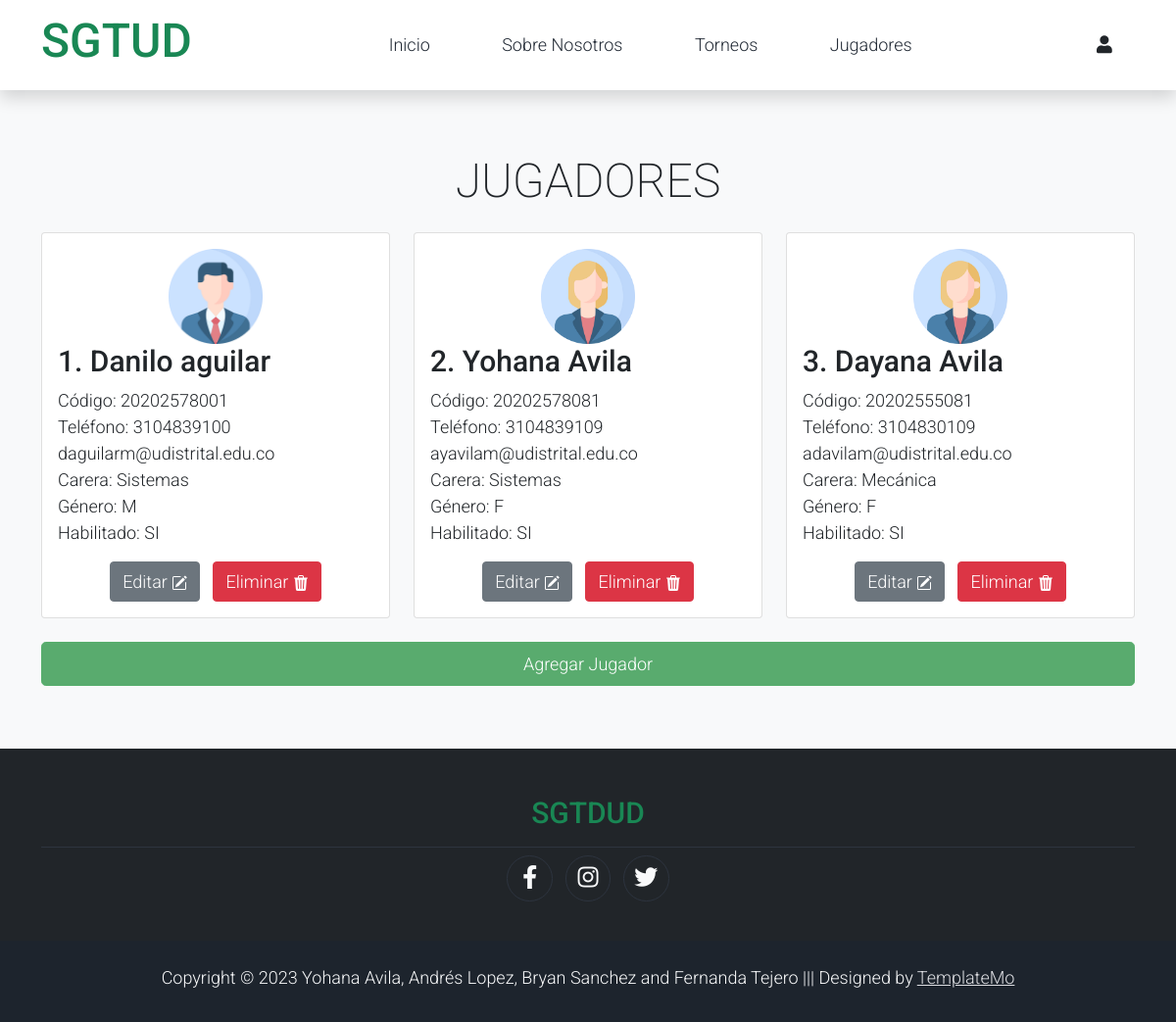
Before: /Administrador/players.php with the older database file.
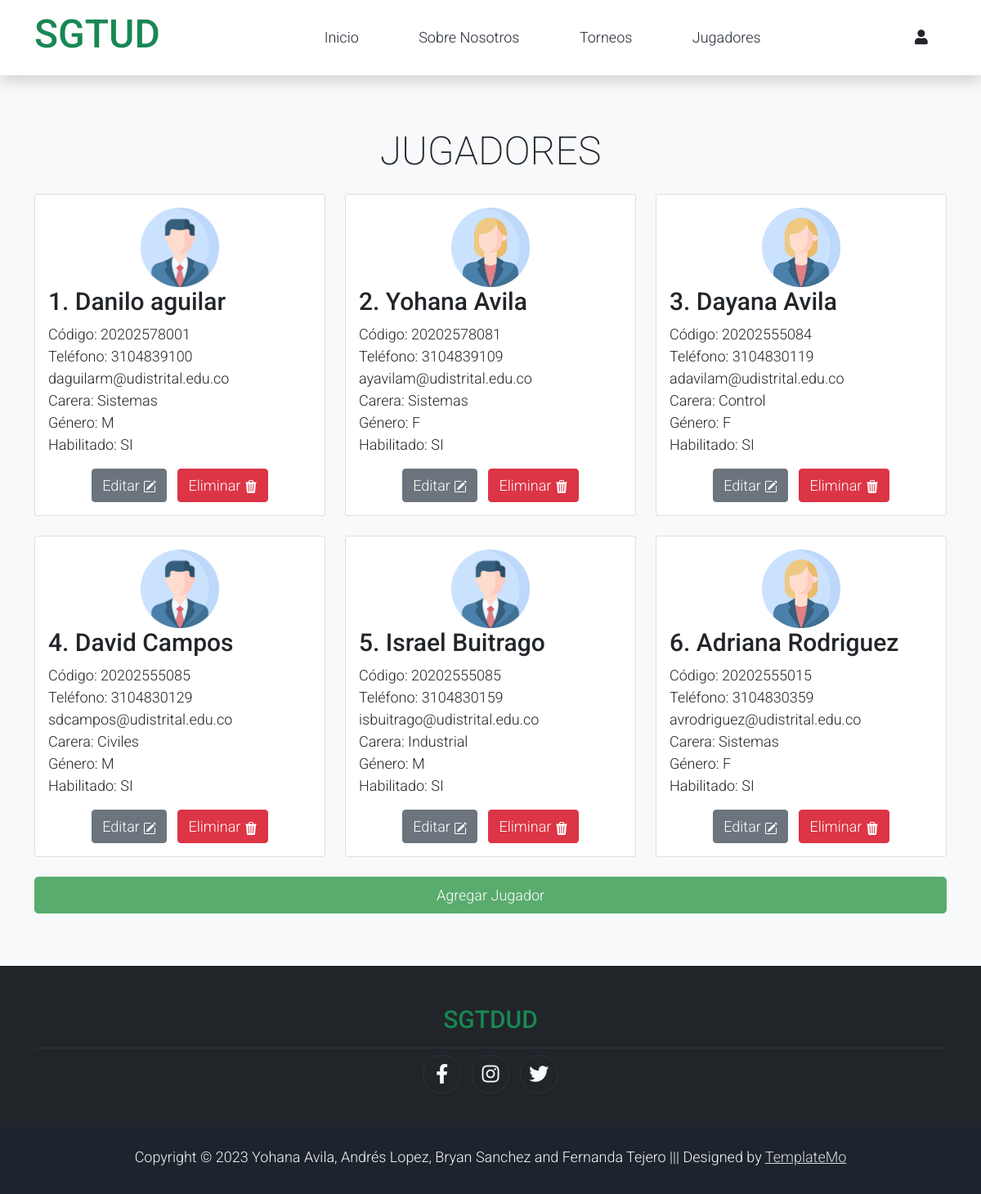
After: the same page with the newer database file.
### tables this page shows
CREATE TABLE jugador(
	id int PRIMARY KEY AUTO_INCREMENT,
    codigo_carrera double not null, 
    nombre varchar(50) not null,
    telefono double not null, 
    correo varchar(50) not null,
    carrera varchar(50),
    genero varchar(50), 
    habilitado varchar(6),
    id_torneo int,
    foreign key (id_torneo) references torneo (id)
);

### Administrador/players.php (the view, shortened to what this page needs)
<!DOCTYPE html>
<html lang="en">
<head>
    <link rel="stylesheet" href="../assets/css/bootstrap.min.css">
    <link rel="stylesheet" href="../assets/css/templatemo.css">
    <link rel="stylesheet" href="../assets/css/custom.css">
    <link rel="stylesheet" href="../assets/css/fontawesome.min.css">
</head>
<body>
    <nav class="navbar navbar-expand-lg navbar-light shadow">
        <div class="container d-flex justify-content-between align-items-center">
            <a class="navbar-brand text-success logo h1 align-self-center" href="../index.php">
                SGTUD
            </a>
            <div class="align-self-center collapse navbar-collapse flex-fill  d-lg-flex justify-content-lg-between" id="templatemo_main_nav">
                <div class="flex-fill">
                    <ul class="nav navbar-nav d-flex justify-content-between mx-lg-auto">
                        <li class="nav-item">
                            <a class="nav-link" href="../index.php">Inicio</a>
                        </li>
                        <li class="nav-item">
                            <a class="nav-link" href="../about.php">Sobre Nosotros</a>
                        </li>
                        <li class="nav-item">
                            <a class="nav-link" href="../torneos.php">Torneos</a>
                        </li>
                        <li class="nav-item">
                            <a class="nav-link" href="./players.php">Jugadores</a>
                        </li>
                    </ul>
                </div>
                <div class="navbar align-self-center d-flex">
                    <a class="nav-icon position-relative text-decoration-none" href=".../account.html">
                        <i class="fa fa-fw fa-user text-dark mr-3"></i>
                    </a>
                </div>
            </div>
        </div>
    </nav>
    <section class="bg-light">
        <div class="container py-5">
            <div class="row text-center py-3">
                <div class="col-lg-6 m-auto">
                    <h1 class="h1">JUGADORES</h1>
                </div>
            </div>
            <div class="row">
                <?php
                include('./consultarSQL.php');
                $res=consultarJugadoresAdm();
                $i=1;
                foreach($res as $row){?>
                <div class="col-12 col-md-4 mb-4">
                    <div class="card h-100">
                        <div class="card-body">
                        <?php
                        if ($row['genero'] =='F'){
                            echo '<img src="../assets/img/F_perfil.png" class="card-img-top" style="max-width: 30%; display: block; margin: auto; " >';
                        }else if($row['genero'] =='M'){
                            echo '<img src="../assets/img/M_perfil.png" class="card-img-top" style="max-width: 30%; display: block; margin: auto; " >';
                        }
                        ?>
                            <h2 class="h2 text-decoration-none text-dark">
                            <?php
                                    echo $i;
                                    $i++;
                                ?>. <?php echo $row['nombre']?>
                            </h2>
                            <p class="card-text">
                                Código: <?php echo $row['codigo_carrera']?> <br>
                                Teléfono: <?php echo $row['telefono']?><br>
                                <?php echo $row['correo']?> <br>
                                Carera: <?php echo $row['carrera']?> <br>
                                Género: <?php echo $row['genero']?> <br>
                                Habilitado: <?php echo $row['habilitado']?>
                            </p>
                            <div style="display: flex; justify-content: center; align-items: center;">
                                <a class="btn btn-secondary" href="./modificar_jugador.php?id=<?php echo $row['id']?>"> Editar
                                </a>  &nbsp&nbsp&nbsp
                                <a class="btn btn-danger" href="./eliminarJugador.php?id=<?php echo $row['id']?>"> Eliminar
                                </a>
                            </div>
                        </div>
                    </div>
                </div>
                <?php }?>
            </div>
            <form action="" method="GET">
                <div class="row pb-3">
                    <div class="col d-grid">
                        <a role="button" href="./crear_jugador.php" class="btn btn-success btn-lg">Agregar Jugador </a>
                    </div>
                </div>
            </form>
        </div>
    </section>
    <footer class="bg-dark" id="tempaltemo_footer">
        <div class="container">
            <div class="col-md-12 pt-5">
                <h2 class="h2 text-success border-bottom pb-3 border-light logo text-center">SGTDUD</h2>
            </div>
            <div class="row text-light mb-4 align-items-center">
                <div style="display: flex; justify-content: center; align-items: center;">
                    <ul class="list-inline text-left footer-icons " >
                        <li class="list-inline-item border border-light rounded-circle text-center" >
                            <a class="text-light text-decoration-none" target="_blank" href="http://facebook.com/"><i class="fab fa-facebook-f fa-lg fa-fw"></i></a>
                        </li>
                        <li class="list-inline-item border border-light rounded-circle text-center">
                            <a class="text-light text-decoration-none" target="_blank" href="https://www.instagram.com/"><i class="fab fa-instagram fa-lg fa-fw"></i></a>
                        </li>
                        <li class="list-inline-item border border-light rounded-circle text-center">
                            <a class="text-light text-decoration-none" target="_blank" href="https://twitter.com/"><i class="fab fa-twitter fa-lg fa-fw"></i></a>
                        </li>
                    </ul>
                </div>
            </div>
        </div>
        <div class="w-100 bg-black py-3 text-center">
            <div class="container">
                <div class="row pt-2">
                    <div class="col-12">
                        <p class="text-left text-light">
                            Copyright &copy; 2023 Yohana Avila, Andrés Lopez, Bryan Sanchez and Fernanda Tejero
                            ||| Designed by <a rel="sponsored" href="https://templatemo.com/tm-559-zay-shop" target="_blank">TemplateMo</a>
                        </p>
                    </div>
                </div>
            </div>
        </div>
    </footer>
</body>
</html>

### Administrador/consultarSQL.php (shortened to what this page needs)
<!doctype html>
<html lang="es">
   <head>
      <link rel="stylesheet" href="./bootstrap/css/bootstrap.min.css">
      <link rel="stylesheet" href="./sw/dist/sweetalert2.min.css">
   </head>
   <body>
<?php
   function consultarJugadoresAdm(){
      include_once('../conexion.php');
      $link=conectar();
      $sql="select id, codigo_carrera, nombre, telefono, correo, carrera, genero, habilitado, id_torneo from jugador";
      $res=mysqli_query($link,$sql)
      or die("ERROR EN LA CONSULTA $sql".mysqli_error($link));
      return $res;
   }
?>
   </body>
</html>

### conexion.php (shortened to what this page needs)
<!doctype html>
<html lang="es">
   <head>
      <link rel="stylesheet" href="./css/bootstrap.min.css">
      <link rel="stylesheet" href="./sw/dist/sweetalert2.min.css">
   </head>
   <body>
   </body>
</html>

### assets/css/templatemo.css (style rules this page uses)
body, ul, li, p, a, label, input, div { font-family: 'Roboto', sans-serif; font-size: 18px !important; font-weight: 300 !important; }
.h1 { font-family: 'Roboto', sans-serif; font-size: 48px !important; font-weight: 200 !important; }
.h2 { font-family: 'Roboto', sans-serif; font-size: 30px !important; font-weight: 300; }
.logo { font-weight: 500 !important; }
.text-success { color: #59ab6e !important; }
.text-light { color: #cfd6e1 !important; }
.bg-dark { background-color: #212934 !important; }
.bg-light { background-color: #e9eef5 !important; }
.bg-black { background-color: #1d242d !important; }
.btn-success { background-color: #59ab6e !important; border-color: #56ae6c !important; }
#templatemo_main_nav a { color: #212934; }
#templatemo_main_nav .navbar .nav-icon { margin-right: 20px; }
#tempaltemo_footer a { color: #dcdde1; }
#tempaltemo_footer ul.footer-icons li { width: 2.6em; height: 2.6em; line-height: 2.6em; }
#tempaltemo_footer .border-light { border-color: #2d343f !important; }
@media (min-width: 768px) { #templatemo_main_nav .navbar-nav { max-width: 450px; } }
@media (min-width: 992px) { #templatemo_main_nav .navbar-nav { max-width: 550px; } }

Changed rows visible on the page:
changed jugador "Dayana Avila": codigo_carrera "20202555081" → "20202555084"; telefono "3104830109" → "3104830119"; carrera "Mecánica" → "Control"
added jugador: nombre "David Campos", codigo_carrera "20202555085", telefono "3104830129", correo "sdcampos@udistrital.edu.co", carrera "Civiles", genero "M", habilitado "SI"
added jugador: nombre "Israel Buitrago", codigo_carrera "20202555085", telefono "3104830159", correo "isbuitrago@udistrital.edu.co", carrera "Industrial", genero "M", habilitado "SI"
added jugador: nombre "Adriana Rodriguez", codigo_carrera "20202555015", telefono "3104830359", correo "avrodriguez@udistrital.edu.co", carrera "Sistemas", genero "F", habilitado "SI"
